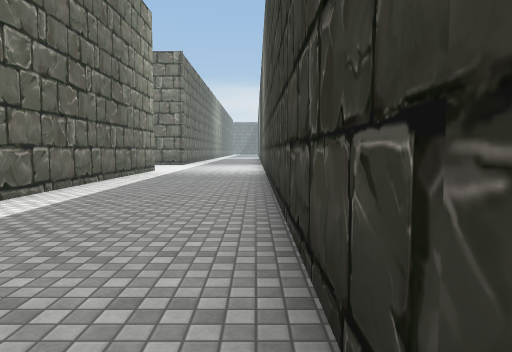
view 1 (above)

24 first-person views from a walk through a Unity game level. The camera is 1.4 m above the floor, tilts 4° down and sees 70° across. The floor is counted in squares, 2 m on a side. Each view is taken from the middle of a square. On the plan, view 1 faces up. The plan holds only what a view shows up to about 11 squares ahead; the rest is blank. The place goes on beyond the plan. The player is left out. Some surface patterns are stand-ins.

view 2
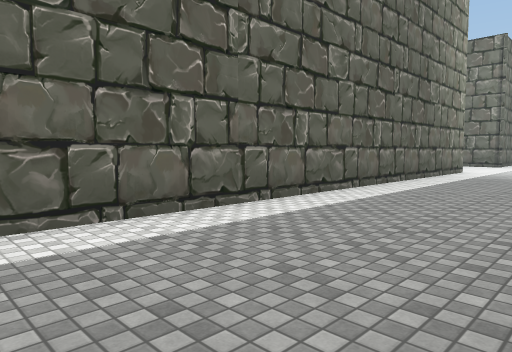

view 3
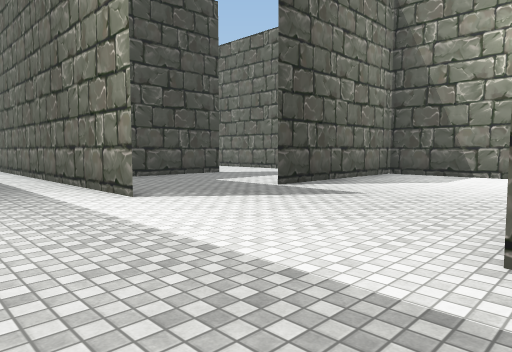

view 4
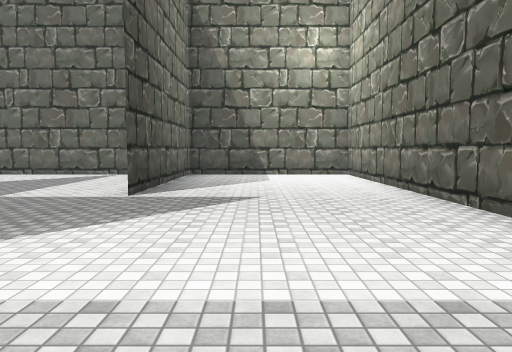

view 5
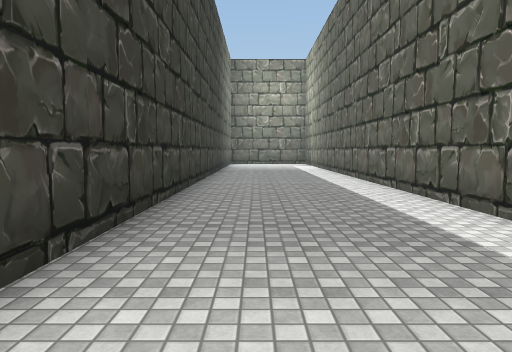

view 6
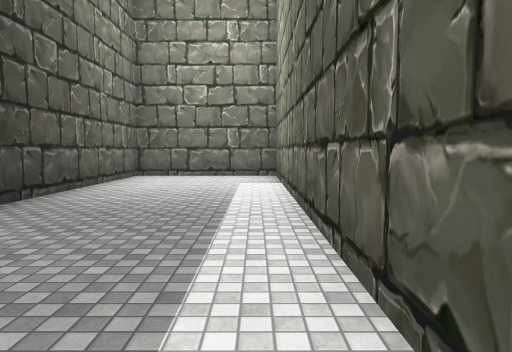

view 7
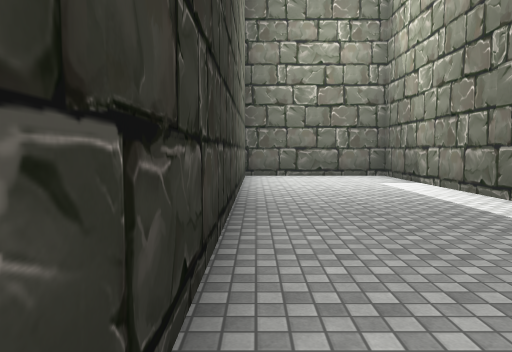

view 8
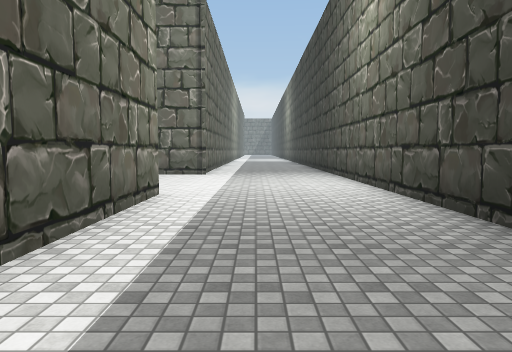

view 9
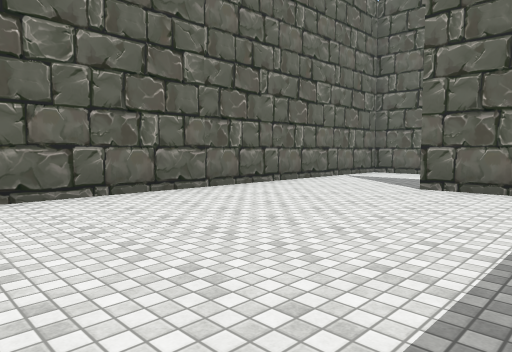

view 10
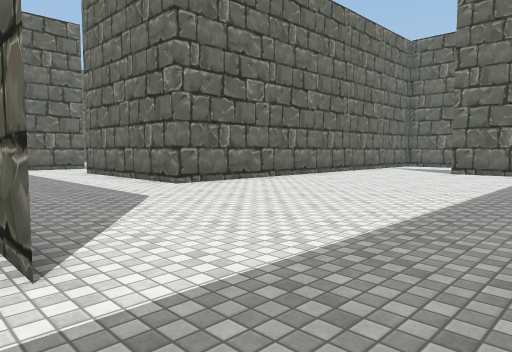

view 11
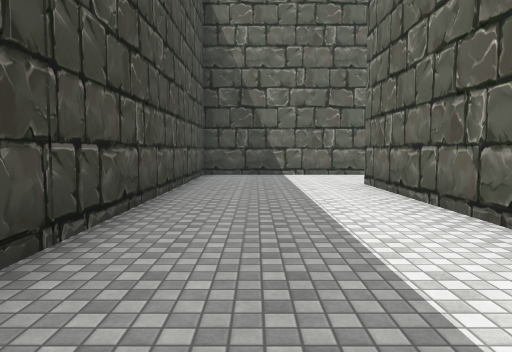

view 12
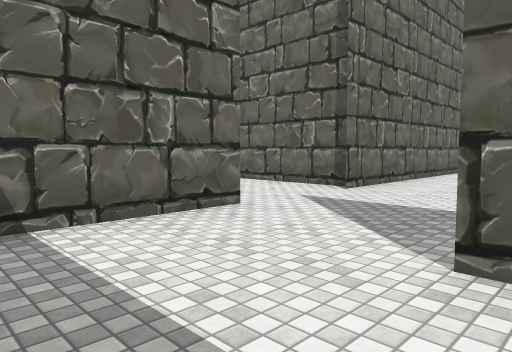

view 13
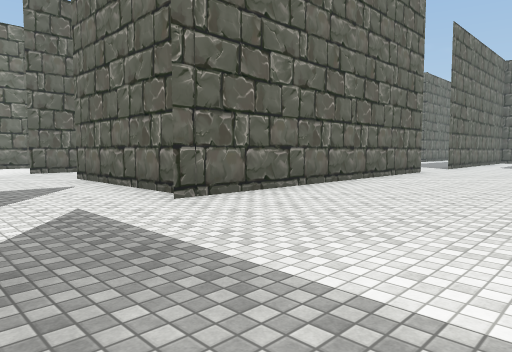

view 14
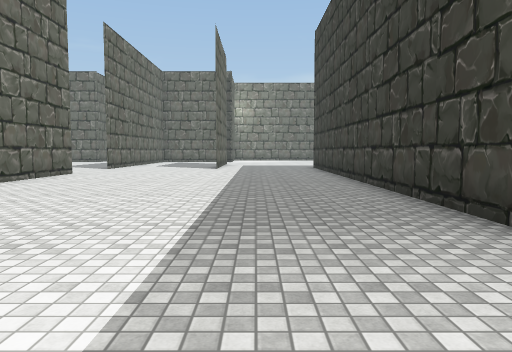

view 15
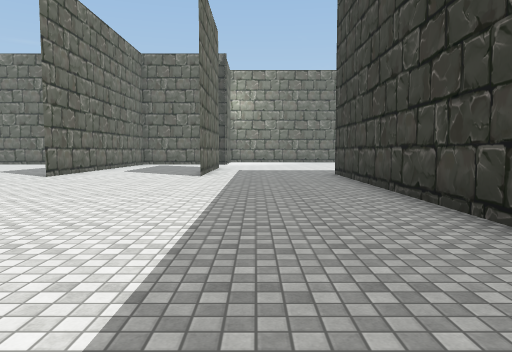

view 16
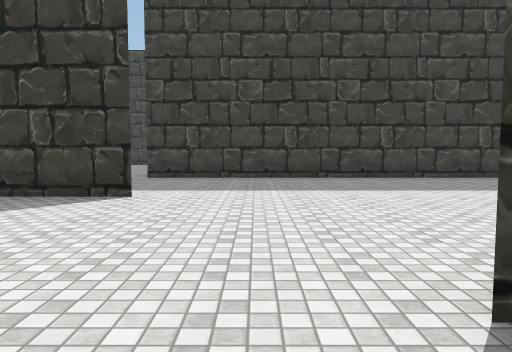

view 17
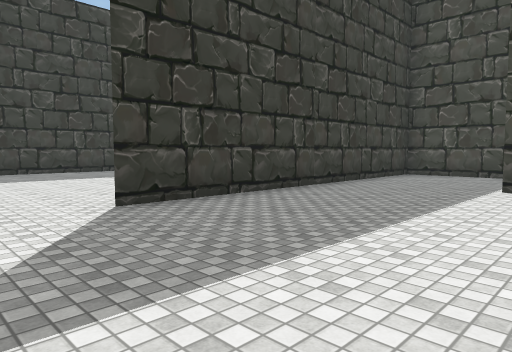

view 18
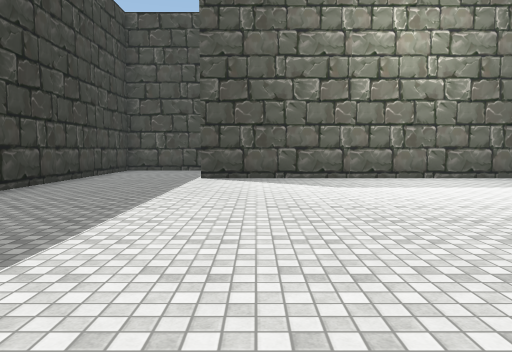

view 19
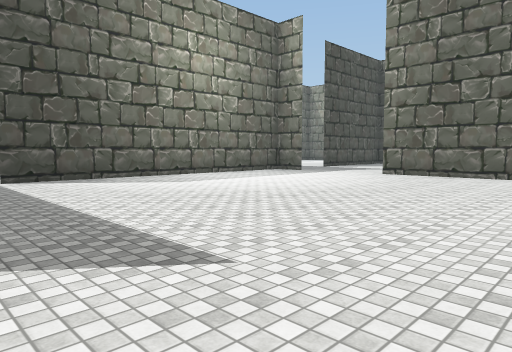

view 20
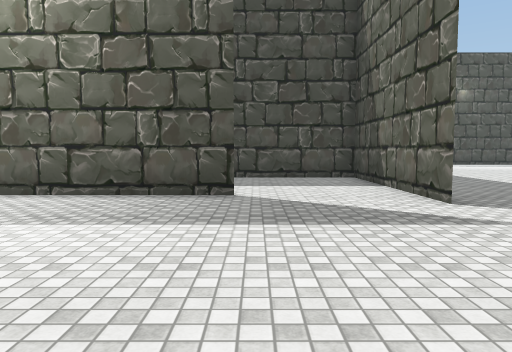

view 21
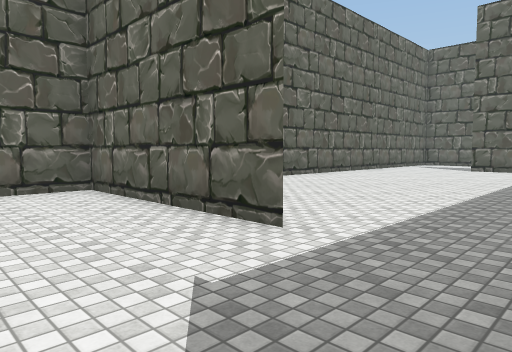

view 22
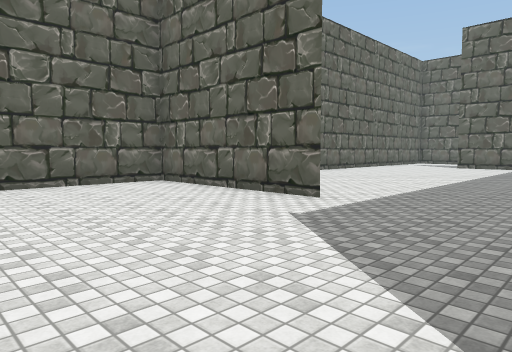

view 23
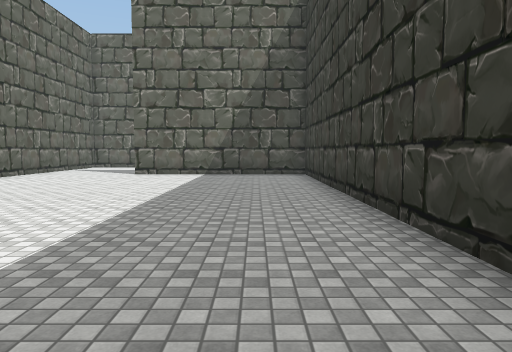

view 24
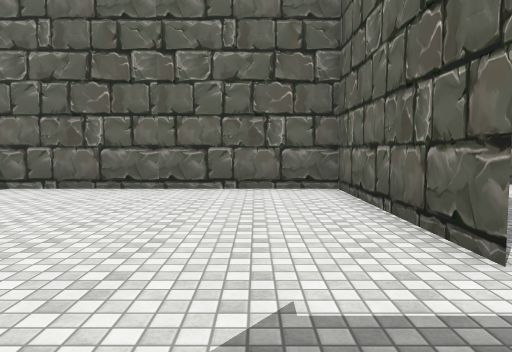

### Floor plan
Points are (right, up) in squares from view 1. A wall is a line through its corners. A room is listed if a view was taken in it or the views show most of it. See-through windows are left out.
Room 1 (views 1, 2, 3, 4, 5, 6, 7, 8)
walls: (-3.6, 12.9) (-3.6, -6.1) (0.3, -6.1) (0.3, 18); (-3.4, 17.7) (-11.7, 17.7) (-11.7, 13); (-11.6, 13) (-6.5, 13)
ways out: opening at (-5.5, 12.5) to room 2
Room 2 (views 9, 10, 11, 12, 13, 14, 15, 20, 21, 22, 23, 24)
walls: (-11.7, 6.2) (-11.7, 17.9); (-19.5, 5.3) (-20.5, 5.3); (-7.4, 8.8) (-5.5, 8.8); (-19.6, 2.4) (-19.6, -2.5) (-11, -2.5); (-11.7, 13) (-11.7, 1.3) (-16.8, 1.3) (-12.9, 1.3); (-10.1, 13) (-10.6, 13); (-7.1, -2.5) (-11.7, -2.5) (-11.7, -7.5); (-3.6, 0) (-3.6, 8.8) (-8.6, 8.8); (-19.6, 14.1) (-19.6, 4.9); (-15.5, 17.9) (-15.5, 16.9) (-15.5, 18.5); (-19.6, 18.1) (-19.6, 16.6)
ways out: opening at (-5.5, 12.5) to room 1; opening at (-20, 15.5) to room 3; opening at (-20, 3.5)
Room 3 (views 16, 17, 18, 19)
walls: (-30.5, 8.8) (-22.5, 8.8); (-31.4, 16.2) (-31.4, 12.9); (-19.6, 8.4) (-19.6, 14.1)
ways out: opening at (-20, 15.5) to room 2; opening at (-21.5, 9)

Positions as (right, up) in squares from view 1, and headings:
1: (0, 0), facing up
2: (0, 0), facing up-left
3: (-1, 18), facing down-left
4: (-1, 15), facing left
5: (-1, 13), facing down
6: (-3, 4), facing down
7: (0, 4), facing down
8: (-2, 7), facing up
9: (-6, 2), facing up-left
10: (-5, -3), facing up-left
11: (-9, -1), facing left
12: (-16, -1), facing up-left
13: (-15, 2), facing up-left
14: (-14, 3), facing up
15: (-14, 7), facing up
16: (-21, 15), facing right
17: (-24, 16), facing down-right
18: (-24, 18), facing down
19: (-21, 18), facing down-left
20: (-17, 7), facing down
21: (-5, -5), facing up-left
22: (-4, -7), facing up-left
23: (-5, -2), facing up
24: (-5, -4), facing left
